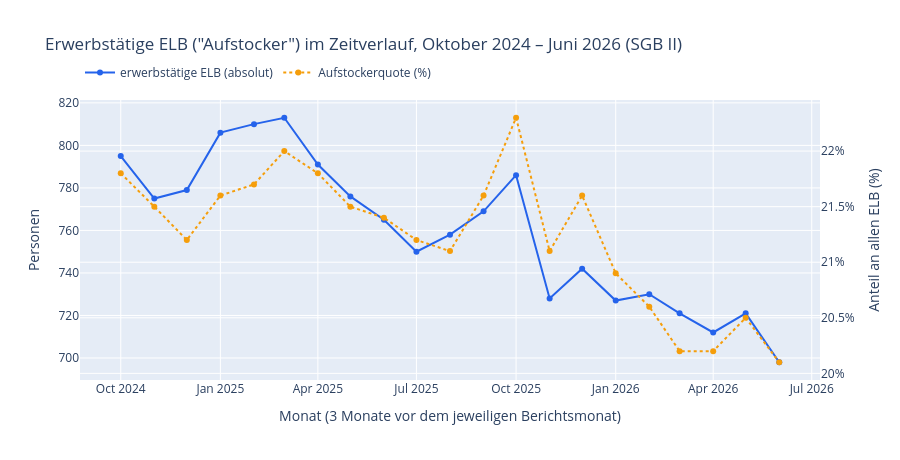

Notebook source saved alongside this figure:
### Markdown cell above
## 2. Erwerbstätige ELB im Zeitverlauf: die Aufstocker-Quote

Die **Aufstocker-Quote** (nicht direkt in den Rohdaten enthalten, hier selbst berechnet) setzt die erwerbstätigen ELB ins Verhältnis zu allen ELB: Wie viele der erwerbsfähigen Leistungsberechtigten haben zusätzlich eigenes Erwerbseinkommen?

### Code cell
erwerbstaetigkeit["Aufstockerquote (%)"] = (
    erwerbstaetigkeit["erwerbstätige ELB"] / erwerbstaetigkeit["Insgesamt (ELB)"] * 100
).round(1)

fig = go.Figure()
fig.add_trace(go.Scatter(
    x=erwerbstaetigkeit.index.to_timestamp(), y=erwerbstaetigkeit["erwerbstätige ELB"], name="erwerbstätige ELB (absolut)",
    mode="lines+markers", line=dict(color="#2563eb"), marker=dict(size=6), yaxis="y1",
))
fig.add_trace(go.Scatter(
    x=erwerbstaetigkeit.index.to_timestamp(), y=erwerbstaetigkeit["Aufstockerquote (%)"], name="Aufstockerquote (%)",
    mode="lines+markers", line=dict(color="#f59e0b", dash="dot"), marker=dict(size=6), yaxis="y2",
))
fig.update_layout(
    title="Erwerbstätige ELB (\"Aufstocker\") im Zeitverlauf, Oktober 2024 – Juni 2026 (SGB II)",
    yaxis=dict(title="Personen"),
    yaxis2=dict(title="Anteil an allen ELB (%)", overlaying="y", side="right", ticksuffix="%"),
    xaxis_title="Monat (3 Monate vor dem jeweiligen Berichtsmonat)",
    hovermode="x unified",
    legend=dict(orientation="h", y=1.15),
    height=460,
)
fig

### Figure 1 — Plotly figure (JSON) as saved in the notebook; plotly's stock layout.template omitted (floating-point values rounded to 4 significant figures)
{"data": [{"line": {"color": "#2563eb"}, "marker": {"size": 6}, "mode": "lines+markers", "name": "erwerbstätige ELB (absolut)", "type": "scatter", "x": ["2024-10-01T00:00:00", "2024-11-01T00:00:00", "2024-12-01T00:00:00", "2025-01-01T00:00:00", "2025-02-01T00:00:00", "2025-03-01T00:00:00", "2025-04-01T00:00:00", "2025-05-01T00:00:00", "2025-06-01T00:00:00", "2025-07-01T00:00:00", "2025-08-01T00:00:00", "2025-09-01T00:00:00", "2025-10-01T00:00:00", "2025-11-01T00:00:00", "2025-12-01T00:00:00", "2026-01-01T00:00:00", "2026-02-01T00:00:00", "2026-03-01T00:00:00", "2026-04-01T00:00:00", "2026-05-01T00:00:00", "2026-06-01T00:00:00"], "y": [795, 775, 779, 806, 810, 813, 791, 776, 765, 750, 758, 769, 786, 728, 742, 727, 730, 721, 712, 721, 698], "yaxis": "y"}, {"line": {"color": "#f59e0b", "dash": "dot"}, "marker": {"size": 6}, "mode": "lines+markers", "name": "Aufstockerquote (%)", "type": "scatter", "x": ["2024-10-01T00:00:00", "2024-11-01T00:00:00", "2024-12-01T00:00:00", "2025-01-01T00:00:00", "2025-02-01T00:00:00", "2025-03-01T00:00:00", "2025-04-01T00:00:00", "2025-05-01T00:00:00", "2025-06-01T00:00:00", "2025-07-01T00:00:00", "2025-08-01T00:00:00", "2025-09-01T00:00:00", "2025-10-01T00:00:00", "2025-11-01T00:00:00", "2025-12-01T00:00:00", "2026-01-01T00:00:00", "2026-02-01T00:00:00", "2026-03-01T00:00:00", "2026-04-01T00:00:00", "2026-05-01T00:00:00", "2026-06-01T00:00:00"], "y": [21.8, 21.5, 21.2, 21.6, 21.7, 22.0, 21.8, 21.5, 21.4, 21.2, 21.1, 21.6, 22.3, 21.1, 21.6, 20.9, 20.6, 20.2, 20.2, 20.5, 20.1], "yaxis": "y2"}], "layout": {"height": 460, "hovermode": "x unified", "legend": {"orientation": "h", "y": 1.15}, "title": {"text": "Erwerbstätige ELB (\"Aufstocker\") im Zeitverlauf, Oktober 2024 – Juni 2026 (SGB II)"}, "xaxis": {"title": {"text": "Monat (3 Monate vor dem jeweiligen Berichtsmonat)"}}, "yaxis": {"title": {"text": "Personen"}}, "yaxis2": {"overlaying": "y", "side": "right", "ticksuffix": "%", "title": {"text": "Anteil an allen ELB (%)"}}}}
